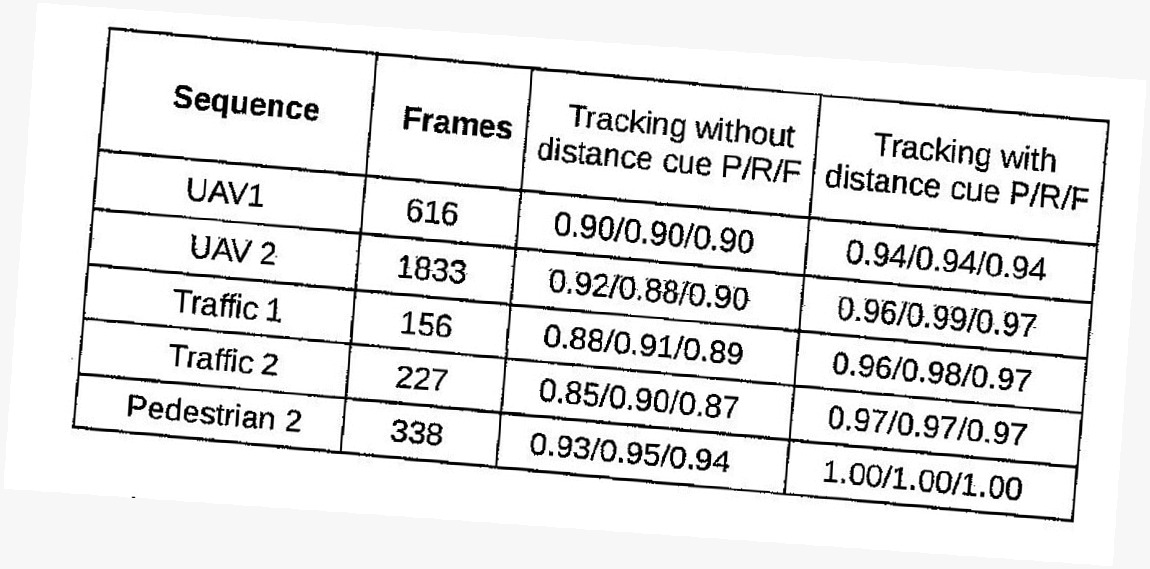
#> input picture images/rotated/rotated_example.jpeg, 1150 x 569 px
$ python -i table_structure_recognition_wol.py   (imports and definitions only)
#> lines starting #> are read from the running program, lines starting #| are printed output that depends on the picture; after the words box and inside, x2 and y2 are one past the last pixel; in counts of white or black regions, pixels touching at a corner belong together
#> further down, picture is the input picture: shape (569, 1150, 3); min 0, max 255, mean 229.9
### google_colab/plot_show.py
import matplotlib.pyplot as plt

def cv2_imshow(img):
    plt.figure(figsize=(20, 10))
    plt.imshow(img)
    plt.show()

### google_colab/table_structure_recognition_wol.py
import cv2
import numpy as np
import pandas as pd

import csv

from google_colab.plot_show import cv2_imshow

try:
    from PIL import Image
except ImportError:
    import Image
import pytesseract as tess
import pytesseract


def recognize_structure(img):
    #tess.pytesseract.tesseract_cmd = 'C:/Program Files/Tesseract-OCR/tesseract.exe'

    #print(img.shape)
    img = cv2.cvtColor(img, cv2.COLOR_BGR2GRAY)
    img_height, img_width = img.shape
#> img_height = 569; img_width = 1150

    #print("img_height", img_height, "img_width", img_width)

    cv2_imshow(img)

    # thresholding the image to a binary image
    # thresh, img_bin = cv2.threshold(img, 127, 255, cv2.THRESH_BINARY | cv2.THRESH_OTSU)
    img_bin = cv2.adaptiveThreshold(img, 255, cv2.ADAPTIVE_THRESH_GAUSSIAN_C, cv2.THRESH_BINARY, 5, 5)
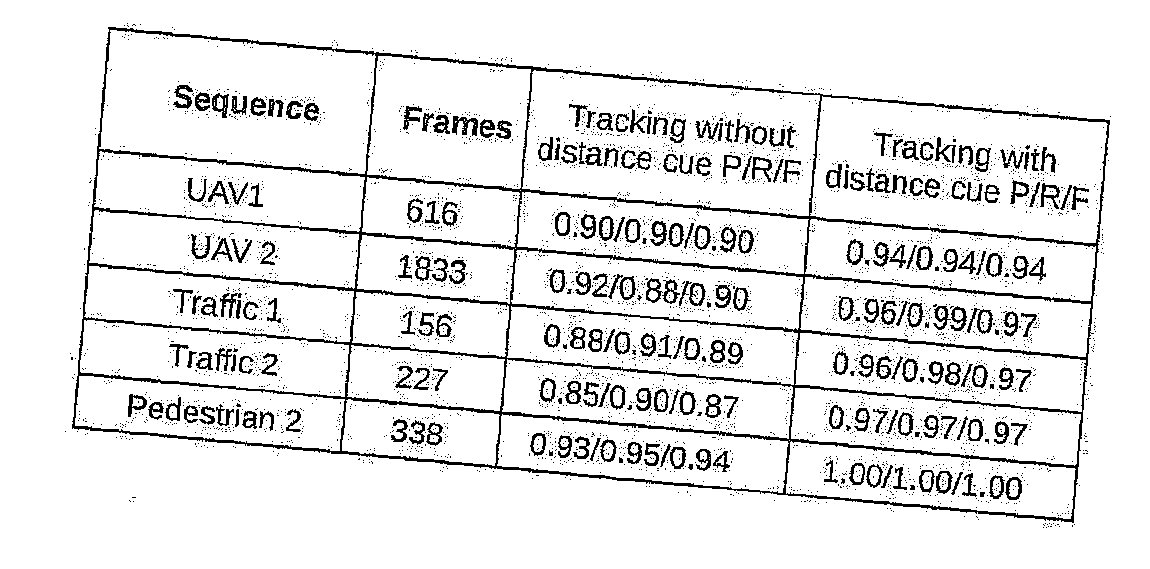
#> img_bin: shape (569, 1150); 90.5% white; 4033 black regions (3793 under 20 px), largest, box (x1, y1, x2, y2) and area: (72, 27, 1110, 523) 24961, (452, 116, 478, 136) 271, (967, 308, 993, 334) 244

    cv2_imshow(img_bin)


    img_median = cv2.medianBlur(img_bin, 3)
#> img_median: shape (569, 1150); 91.2% white; 284 black regions (51 under 20 px), largest, box (x1, y1, x2, y2) and area: (72, 27, 1110, 523) 24973, (452, 116, 478, 136) 279, (174, 85, 193, 108) 233

    cv2_imshow(img_median)


    ver_kernel = cv2.getStructuringElement(cv2.MORPH_RECT, (9, img_height*2)) #shape (kernel_len, 1) inverted! xD
    vertical_lines = cv2.erode(img_median, ver_kernel, iterations=1)
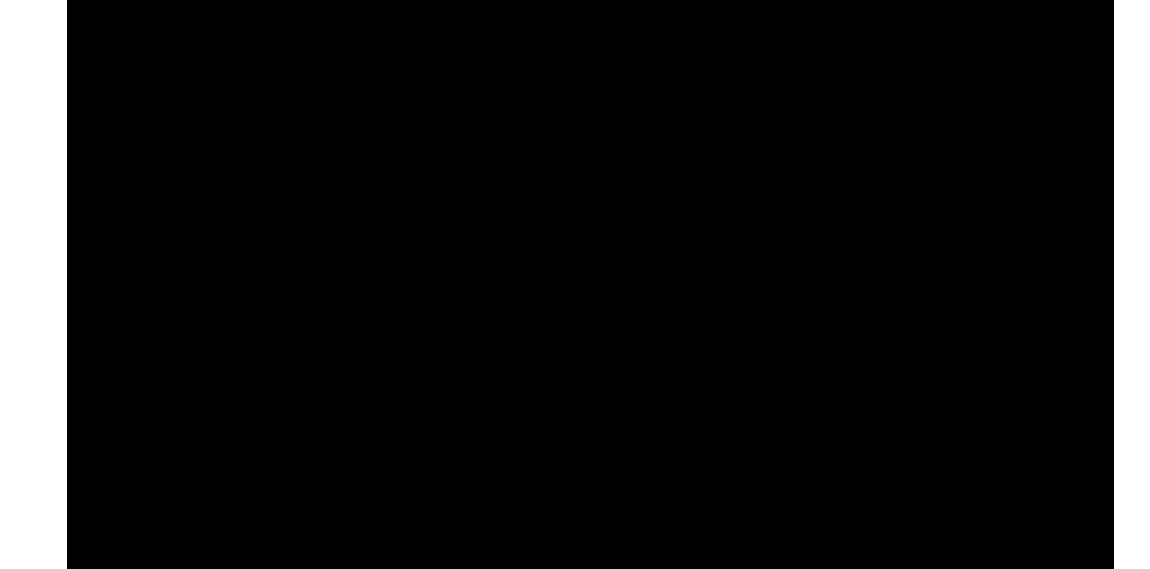
#> vertical_lines: shape (569, 1150); 9% white; 2 white regions, box (x1, y1, x2, y2) and area: (0, 0, 67, 569) 38123, (1114, 0, 1150, 569) 20484
    cv2_imshow(vertical_lines)

    hor_kernel = cv2.getStructuringElement(cv2.MORPH_RECT, (img_width*2, 9)) #shape (kernel_len, 1) inverted! xD
    horizontal_lines = cv2.erode(img_median, hor_kernel, iterations=1)
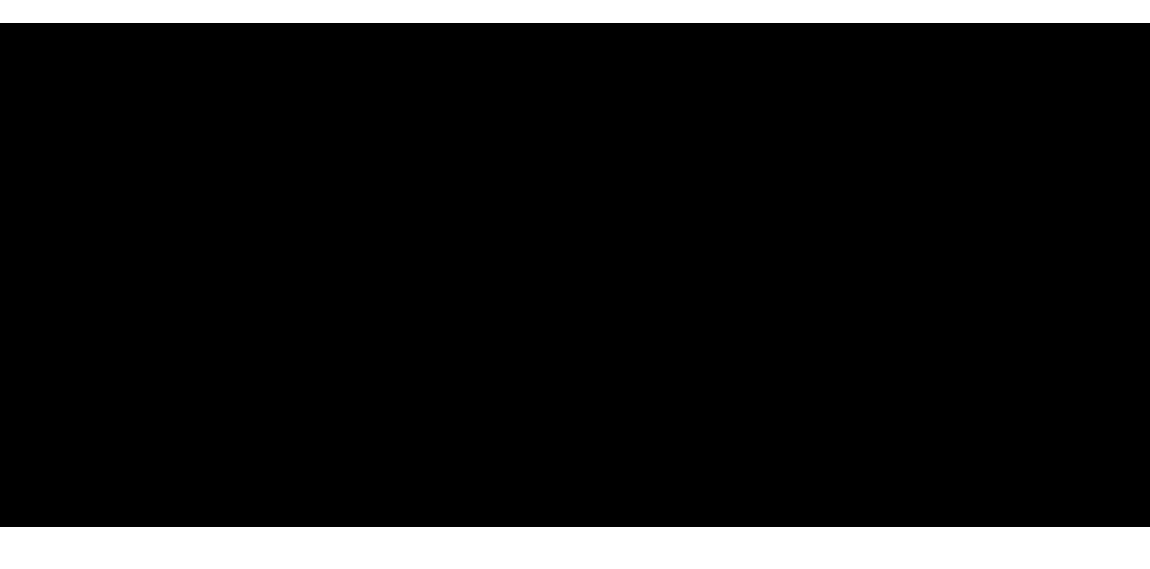
#> horizontal_lines: shape (569, 1150); 11.4% white; 2 white regions, box (x1, y1, x2, y2) and area: (0, 527, 1150, 569) 48300, (0, 0, 1150, 23) 26450
    cv2_imshow(horizontal_lines)

    # A kernel of 2x2
    kernel = cv2.getStructuringElement(cv2.MORPH_RECT, (2, 2))
    #print(kernel)
    #print(kernel.shape)

    # Combine horizontal and vertical lines in a new third image, with both having same weight.
    img_vh = cv2.addWeighted(vertical_lines, 0.5, horizontal_lines, 0.5, 0.0)
    cv2_imshow(img_vh)

    cv2_imshow(~img_vh)
#> in cv2_imshow (call 7), `plt.show()`:
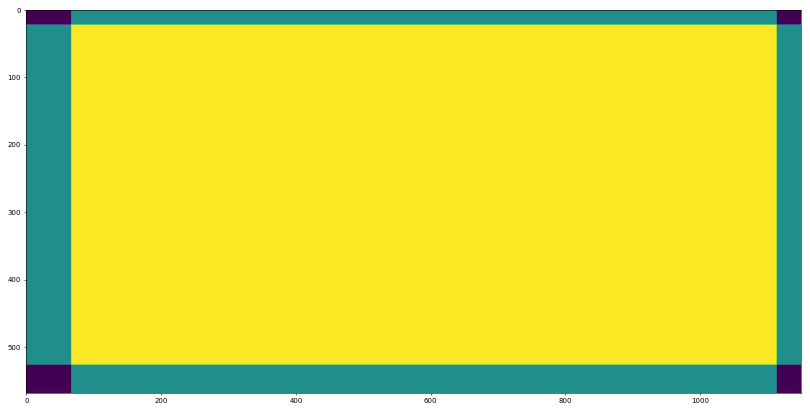
#> figure drawn by matplotlib, 1 panel

    # Eroding and thesholding the image
    img_vh = cv2.erode(~img_vh, kernel, iterations=2)
    cv2_imshow(img_vh)

    thresh, img_vh = cv2.threshold(img_vh, 128, 255, cv2.THRESH_BINARY )
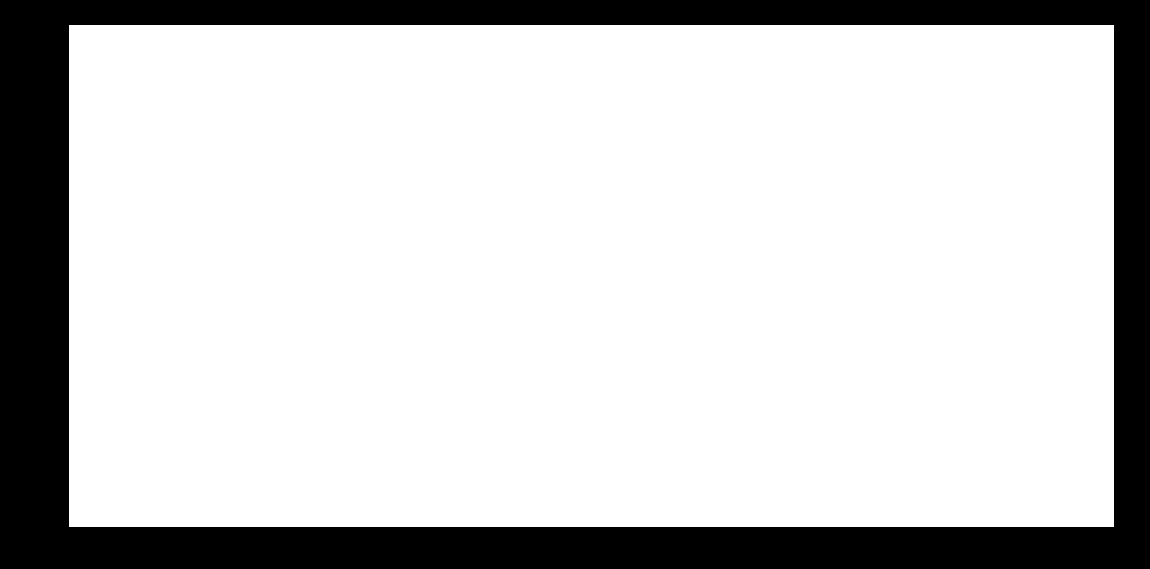
#> img_vh: shape (569, 1150); 80.2% white; 1 black region, box (x1, y1, x2, y2) and area: (0, 0, 1150, 569) 129760

    cv2_imshow(img_vh)

    bitxor = cv2.bitwise_xor(img, img_vh)
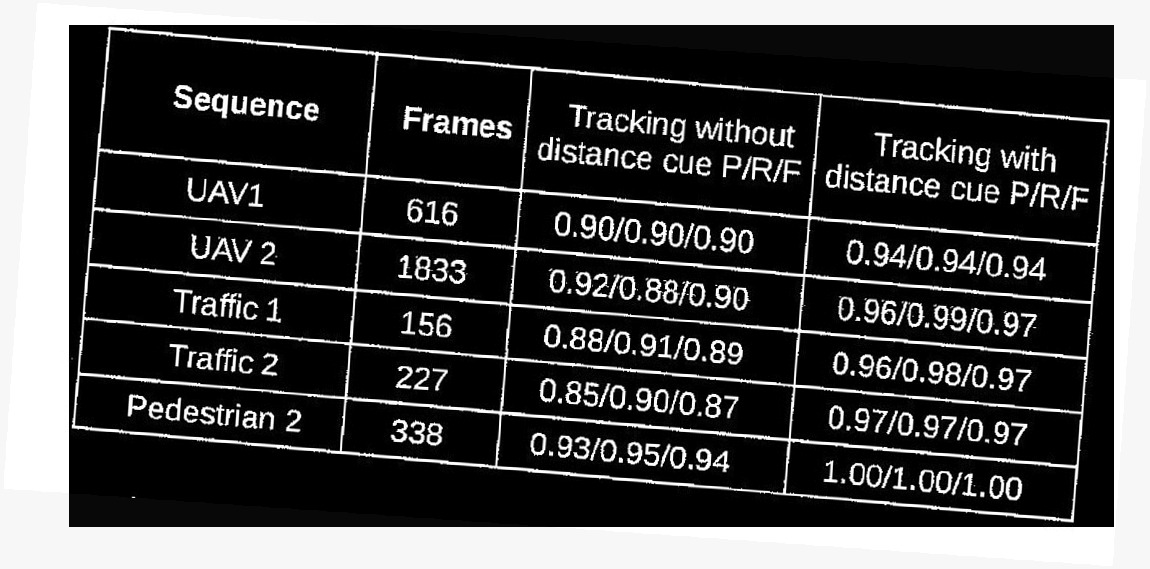
#> bitxor: shape (569, 1150); min 0, max 255, mean 73.6
    bitnot = cv2.bitwise_not(bitxor)
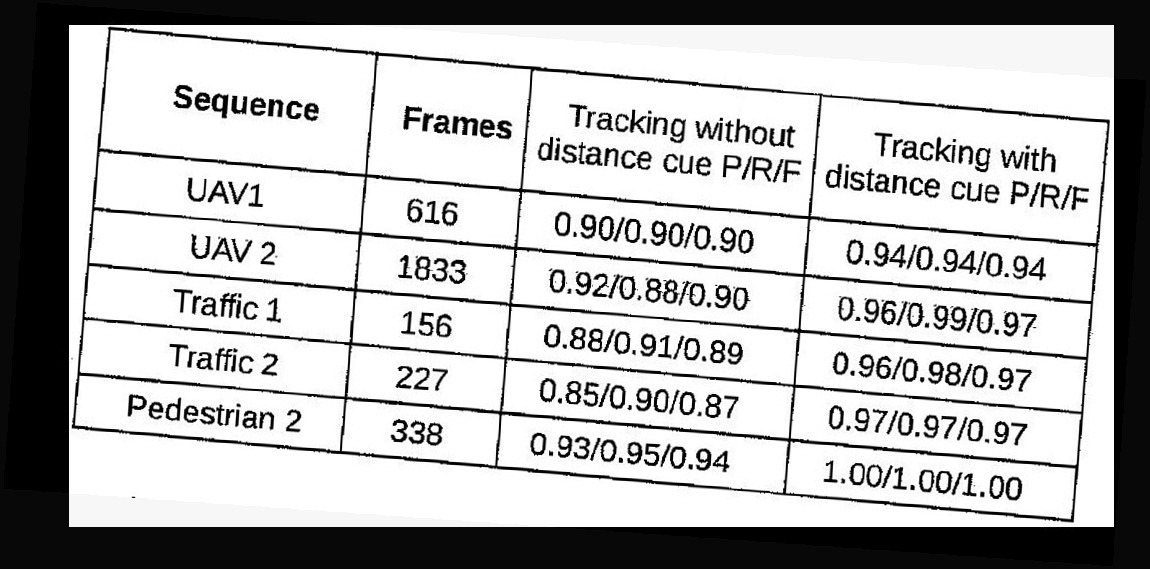
#> bitnot: shape (569, 1150); min 0, max 255, mean 181.4
    # Plotting the generated image
    cv2_imshow(bitnot)

    # Detect contours for following box detection
    contours, hierarchy = cv2.findContours(img_vh, cv2.RETR_TREE, cv2.CHAIN_APPROX_SIMPLE)
#> contours = [[[69, 25], [69, 526], [1113, 526], [1113, 25]]]
    # [4 lines of commented-out code are left out]

    def sort_contours(cnts, method="left-to-right"):
        # initialize the reverse flag and sort index
#> called with method = 'top-to-bottom'
        reverse = False
        i = 0
        # handle if we need to sort in reverse
        if method == "right-to-left" or method == "bottom-to-top":
            reverse = True
        # handle if we are sorting against the y-coordinate rather than
        # the x-coordinate of the bounding box
        if method == "top-to-bottom" or method == "bottom-to-top":
            i = 1
        # construct the list of bounding boxes and sort them from top to
        # bottom
        boundingBoxes = [cv2.boundingRect(c) for c in cnts]
#> boundingBoxes = [(69, 25, 1045, 502)]
        (cnts, boundingBoxes) = zip(*sorted(zip(cnts, boundingBoxes),
                                            key=lambda b: b[1][i], reverse=reverse))
#> cnts = ([[69, 25], [69, 526], [1113, 526], [1113, 25]],); boundingBoxes = ((69, 25, 1045, 502),)
        # return the list of sorted contours and bounding boxes
        return (cnts, boundingBoxes)


    # Sort all the contours by top to bottom.
    contours, boundingBoxes = sort_contours(contours, method="top-to-bottom")
#> contours = ([[69, 25], [69, 526], [1113, 526], [1113, 25]],); boundingBoxes = ((69, 25, 1045, 502),)

    # Creating a list of heights for all detected boxes
    heights = [boundingBoxes[i][3] for i in range(len(boundingBoxes))]
#> heights = [502]

    # Get mean of heights
    mean = np.mean(heights)
#> mean = 502

    # Create list box to store all boxes in
    box = []
    # Get position (x,y), width and height for every contour and show the contour on image
    #print("lencontours", len(contours))
    for c in contours:
        x, y, w, h = cv2.boundingRect(c)
        #print("x", x, "y", y, "w", w, "h", h)
        if (w < 0.9*img_width and h < 0.9*img_height):
            image = cv2.rectangle(img, (x, y), (x + w, y + h), (0, 255, 0), 2)
            box.append([x, y, w, h])
#> this loop made 1 pass
#> (c, x, y, w, h) on pass 1: ([[69, 25], [69, 526], [1113, 526], [1113, 25]], 69, 25, 1045, 502)
#> after the loop, box = []

    #cv2_imshow(image)

    # Creating two lists to define row and column in which cell is located
    row = []
    column = []
    j = 0

    #print("len box", len(box))
    # Sorting the boxes to their respective row and column
    for i in range(len(box)):
        if (i == 0):
            column.append(box[i])
            previous = box[i]

        else:
            if (box[i][1] <= previous[1] + mean / 2):
                column.append(box[i])
                previous = box[i]

                if (i == len(box) - 1):
                    row.append(column)

            else:
                row.append(column)
                column = []
                previous = box[i]
                column.append(box[i])
#> this loop made 0 passes
#> after the loop, row = []

    #print(column)
    #print(row)

    # calculating maximum number of cells
    countcol = 0
    index = 0
    for i in range(len(row)):
        current = len(row[i])
        #print("len",len(row[i]))
        if current > countcol:
            countcol = current
            index = i
#> after the loop, countcol = 0; index = 0

    #print("countcol", countcol)

    # Retrieving the center of each column
    #center = [int(row[i][j][0] + row[i][j][2] / 2) for j in range(len(row[i])) if row[0]]
#> (the run stopped early here; a loop or call above may not have finished)
